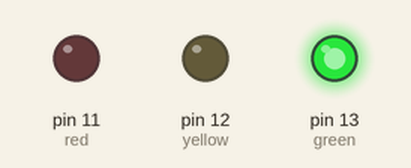
A sketch run on a simulated Arduino Uno, built with avr-gcc and run on an emulated ATmega328P. On the bench: output pins drawn as LEDs (lit = HIGH).

Above: at 1.0 s.
At 2.5 s:
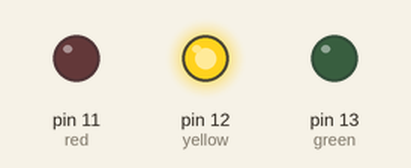
At 4.0 s:
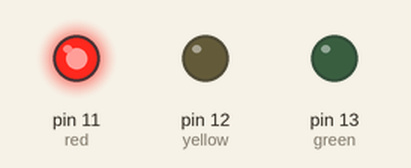
Timing chart, 0 to 6.5 s (numbered marks = the images above):
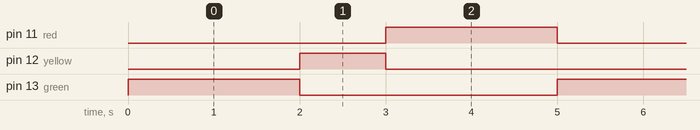

Measured:
- by itself, pin 11 (red), pin 13 (green): alternates HIGH for 2.0 s and LOW for 3.0 s
- by itself, pin 12 (yellow): alternates HIGH for 1.0 s and LOW for 4.0 s
- by itself, everything shown: repeats every 5.0 s, in 3 steps

The sketch:

v222.ino
```cpp
int green=13;
int yellow=12;
int red=11;
void setup() {
 pinMode(green,OUTPUT); // set pin13asOUTPUT
 pinMode(yellow,OUTPUT);//set pin12 asOUTPUT
pinMode(red,OUTPUT);//set pin11 as OUTPUT
}

void loop() {
 digitalWrite(green,HIGH);//turn on green led
digitalWrite(yellow,LOW); // turn off yellow led
digitalWrite(red,LOW);//turn off red led
delay(2000);// 2000 repetitions
digitalWrite(green,LOW);//turn off green led
digitalWrite(yellow,HIGH);// turn on yellow led
digitalWrite(red,LOW);//turn off red led
delay(1000);//1000 repetitions
digitalWrite(green,LOW);//turn off green led
digitalWrite(yellow,LOW);// turn off yellow led
digitalWrite(red,HIGH);//turn on red led
delay(2000);// 2000 repetitions
}
```
